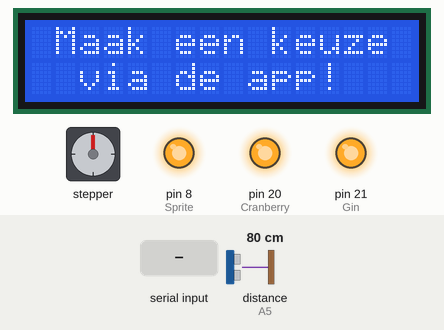
This sketch was run on a simulated Arduino Mega 2560, built with avr-gcc and run on an emulated ATmega2560. Shown: 16×2 character LCD, stepper motor, output pins drawn as LEDs (lit = HIGH). Inputs (shaded band) come from the test bench; at power-on: distance to the obstacle (sensor on A5) 80 cm. The echo pulse lasts 58.3 µs per cm; stepper angles assume 200 steps per turn; pins used as bus, display or sensor lines are not drawn; what the sketch prints to the serial monitor is not drawn.

Above: at 3.0 s.
3.1 s: "n" received over the second serial link
At 3.8 s:
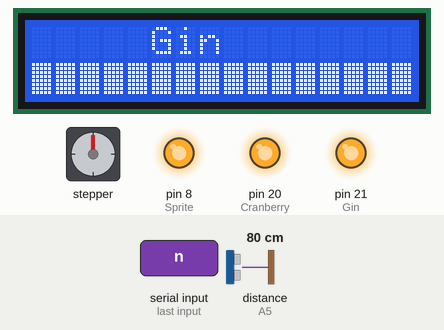
At 4.4 s:
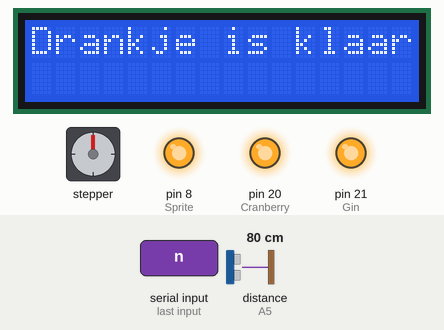
6.1 s: "g" received over the second serial link
At 6.71 s:
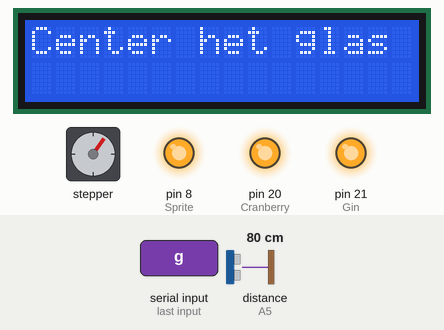
Timing chart, 0 to 18.4 s (numbered marks = the images above; inputs shaded):
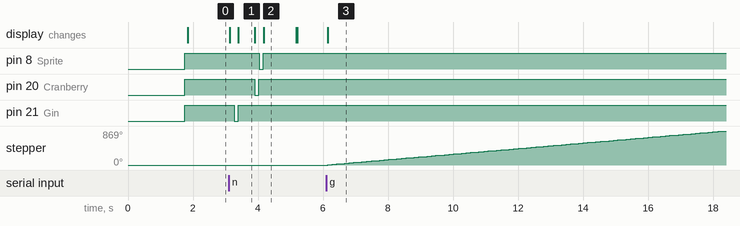

The sketch:

code.ino
```cpp
// Stepper
#include <Stepper.h>                                                    //Gebruik de stepper.h bibliotheek
const int stepsPerRevolution = 200;                                     //Hoeveel stappen worden er gezet in 1 toer? 360°/1,8° = 200
int pos = 0;                                                            //Start bij positie 0°
Stepper myStepper(stepsPerRevolution, 5, 6, 9, 10);                     //Pinnen toekennen voor het sturen van de stepper
boolean moveClockwise = true;                                           //Laat de stepper in wijzersin draaien

// Bluetooth
#include <SoftwareSerial.h>                                             //Gebruik de SoftwareSerial.h bibliotheek
SoftwareSerial EEBlue(0, 1); // RX | TX                                 //Pinnen toekennen voor het sturen en ontvangen van de bluetooth

// LCD
#include <LiquidCrystal_I2C.h>
LiquidCrystal_I2C lcd(0x38, 16, 2);

// Pompen
int Hbrug = 19;
int Vodka = 18;                                                         // Relais 6
int Cranberry = 20;                                                     // Relais 4
int Sprite = 8;                                                         // Relais 3
int Gin = 21 ;                                                          // Relais 5
int Inschakeltijd = 500;                                                // Tijd die tussen de pompen zit

//ultrasoon sensor
int pingPin = A5;
long duration, cm;
long afstand;
int newvalue;
int oldvalue;
int naast;
int midden;

int cocktail;                                                           // De variable gelinkt aan de HC-05
boolean shot;


void setup()
{
  //begin seriële (bluetooth transmissie)
  Serial.begin(9600);
  Serial1.begin(9600);

  //opstart tijd voor brainbox arduino leonardo
  delay(1750);

  // Gebruik poorten 19-23 als OUTPUT
  pinMode(18, OUTPUT);
  pinMode(19, OUTPUT);
  pinMode(20, OUTPUT);
  pinMode(21, OUTPUT);
  pinMode(8, OUTPUT);

  // Relaisbord is laag actief
  digitalWrite(18, HIGH); //LINKSACHTER VODKA
  digitalWrite(19, HIGH);
  digitalWrite(20, HIGH); //RECHTSACHTER CRANBERRY
  digitalWrite(21, HIGH); //RECHTSVOOR GIN
  digitalWrite(8, HIGH ); //LINKSVOOR SPRITE

  // Setup voor LCD
  lcd.init();
  lcd.backlight();
  lcd.setCursor(0, 0);

  // Setup voor Servo
  myStepper.setSpeed(15);
}

void loop()
{
  cocktail = 0;
  if (Serial1.available() > 0 )          //Indien een keuze is gemaakt via de app:
  {
    cocktail = Serial1.read();
    lcd.clear();
    Serial.println("bezig");            //App laten weten dat de cocktail gemaakt wordt
    Serial.println(cocktail);
  }

  else
  {
    lcd.setCursor(1, 0);               //Wachten tot een keuze is gemaakt via de app:
    lcd.print("Maak een keuze");
    lcd.setCursor(2, 1);
    lcd.print("via de app!");
  }
  //---------------------------------------------------------------------------------------------------------------------------------------------------------
  // Cocktails:
  switch (cocktail) {

    //Vodka sprite
    case 'a':
      Ultrasoon(10);
      VodkaPomp(5000);
      GinPomp(3000);
      CranberryPomp(0);
      SpritePomp(0);
      einde();
      break;

    // Tom Collins
    case 'b':
      Ultrasoon(10);
      VodkaPomp(0);
      GinPomp(1000);
      CranberryPomp(0);
      SpritePomp(1000);
      einde();
      break;

    // Vodka Cranberry
    case 'c':
      Ultrasoon(10);
      VodkaPomp(1000);
      GinPomp(0);
      CranberryPomp(1000);
      SpritePomp(0);
      einde();
      break;

    // Cranberry Gin
    case 'd':
      Ultrasoon(10);
      VodkaPomp(0);
      GinPomp(1000);
      CranberryPomp(2000);
      SpritePomp(0);
      einde();
      break;

    // Vodka Shot
    case 'e':
      shot = true;
      VodkaPomp(1000);
      GinPomp(0);
      CranberryPomp(0);
      SpritePomp(0);
      einde();
      break;

    // Gin Shot
    case 'f':
      shot = true;
      VodkaPomp(0);
      GinPomp(1000);
      CranberryPomp(0);
      SpritePomp(0);
      einde();
      break;

    // Custom Cocktail
    case 'g':
      Ultrasoon(10);
      costum();
      einde();
      break;

    // Spoelen
    case 'n':
      VodkaPomp(100);
      GinPomp(100);
      CranberryPomp(100);
      SpritePomp(100);
      einde();
      break;
  }
}
//---------------------------------------------------------------------------------------------------------------------------------------------------------
void Ultrasoon(int afstand) {
  int snelheid = 20;
  lcd.clear();
  lcd.setCursor(0, 0);
  lcd.print("Center het glas");

  while (cm != afstand) {
    digitalWrite(Hbrug, LOW);
    myStepper.step(snelheid);

    pinMode(pingPin, OUTPUT);
    digitalWrite(pingPin, LOW);
    delayMicroseconds(2);
    digitalWrite(pingPin, HIGH);
    delayMicroseconds(5);
    digitalWrite(pingPin, LOW);
    pinMode(pingPin, INPUT);
    duration = pulseIn(pingPin, HIGH);
    cm = duration / 29 / 2;
    Serial.println(cm);
    delay(100);
    if (cm < 10) {
      snelheid = 1;
    }
  }

  digitalWrite(Hbrug, HIGH);
  lcd.clear();
  cm = 0;
}
//---------------------------------------------------------------------------------------------------------------------------------------------------------
void VodkaPomp(int InschakeltijdVodka) {
  int steppercount = 1;
  int getal;
  if (InschakeltijdVodka > 0) {
    Serial.println(InschakeltijdVodka);
    getal = 1;
    if (shot == true)
    {
      while (Serial1.available() == 0)
      {
        lcd.setCursor(0, 0);
        lcd.print("Aantal?");
      }
      if (Serial1.available() > 0 )
      {
        getal = Serial1.parseInt();
        Serial.println(getal);
        if (shot == true) {
          Ultrasoon(11);
        }
      }
    }
    for (int i = 0; i < getal; i++)
    {
      lcd.clear();
      lcd.setCursor(0, 0);
      lcd.print("     Vodka");
      lcd.setCursor(0, 1);
      digitalWrite(Vodka, LOW);
      for (int i = 0; i <= 16; i++)
      {
        lcd.write(255);
        delay(InschakeltijdVodka / 16);
      }
      digitalWrite(Vodka, HIGH);

      if (shot == true and getal > 1)
      {
        if (steppercount < getal)
        {
          digitalWrite(Hbrug, LOW);
          myStepper.step(50);
          delay(1000);
          digitalWrite(Hbrug, HIGH);
          steppercount++;
        }
      }
    }
    lcd.clear();
  }
}
//---------------------------------------------------------------------------------------------------------------------------------------------------------
void GinPomp(int InschakeltijdGin)  {
  int steppercount = 1;
  int getal;
  if (InschakeltijdGin > 0) {
    Serial.println(InschakeltijdGin);
    getal = 1;
    if (shot == true) {
      while (Serial1.available() == 0) {
        lcd.setCursor(0, 0);
        lcd.print("Aantal?");
      }
      if (Serial1.available() > 0 )  {
        getal = Serial1.parseInt();
        Serial.println(getal);
        if (shot == true) {
          Ultrasoon(11);
        }
      }
    }
    for (int i = 0; i < getal; i++)
    {
      lcd.clear();
      lcd.setCursor(0, 0);
      lcd.print("     Gin");
      lcd.setCursor(0, 1);
      digitalWrite(Gin, LOW);
      for (int i = 0; i <= 16; i++)
      {
        lcd.write(255);
        delay(InschakeltijdGin / 16);
      }
      digitalWrite(Gin, HIGH);
      delay(500);
      if (shot == true)
      {
        if (steppercount < getal)
        {
          digitalWrite(Hbrug, LOW);
          myStepper.step(50);
          delay(1000);
          digitalWrite(Hbrug, HIGH);
          steppercount++;
        }
      }
      lcd.clear();
    }
  }
}
//---------------------------------------------------------------------------------------------------------------------------------------------------------
void CranberryPomp(int InschakeltijdCranberry) {
  if (InschakeltijdCranberry > 0)
  {
    lcd.clear();
    lcd.setCursor(0, 0);
    lcd.print("   Cranberry");
    lcd.setCursor(0, 1);
    digitalWrite(Cranberry, LOW);
    for (int i = 0; i <= 16; i++)
    {
      lcd.write(255);
      delay(InschakeltijdCranberry / 16);
    }
    digitalWrite(Cranberry, HIGH);
    lcd.clear();
  }
}
//---------------------------------------------------------------------------------------------------------------------------------------------------------
void SpritePomp(int InschakeltijdSprite)  {
  if (InschakeltijdSprite > 0) {
    {
      lcd.clear();
      lcd.setCursor(0, 0);
      lcd.print("     Sprite");
      Serial.println("Sprite");
      lcd.setCursor(0, 1);
      digitalWrite(Sprite, LOW);
      for (int i = 0; i <= 16; i++)
      {
        lcd.write(255);
        delay(InschakeltijdSprite / 16);
      }
      digitalWrite(Sprite, HIGH);
      lcd.clear();
    }
  }
}
//---------------------------------------------------------------------------------------------------------------------------------------------------------
void costum()
{
  int drank = 0;
  int lcdteller = 0;
  lcd.clear();
  lcd.setCursor(0, 0);
  lcd.print("    Max drank");
  while (drank != 'z')
  {
    if (Serial1.available() > 0 )
    {
      drank = Serial1.read();
      Serial.println(drank);

      switch (drank) {
        case 'h':
          digitalWrite(Vodka, LOW);
          break;
        case 'i':
          digitalWrite(Gin, LOW);
          break;
        case 'j':
          digitalWrite(Sprite, LOW);
          break;
        case 'k':
          digitalWrite(Cranberry, LOW);
          break;
        case 'l':
          if (lcdteller <= 16)
          {
            lcd.setCursor(lcdteller, 1);
            lcd.write(255);
            lcdteller++;
          }
          break;

        case 'm':
          digitalWrite(Vodka, HIGH);
          digitalWrite(Gin, HIGH);
          digitalWrite(Sprite, HIGH);
          digitalWrite(Cranberry, HIGH);
          break;
      }
    }
  }
  lcd.clear();
  drank = 0;
}
//---------------------------------------------------------------------------------------------------------------------------------------------------------
void einde()
{
  Serial1.write("klaar");
  lcd.clear();
  lcd.print("Drankje is klaar!");
  digitalWrite(22, HIGH);
  delay(1000);
  lcd.clear();
}
```

Measured:
- after the input at 3.1 s, pin 8 (Sprite): HIGH → LOW after 0.94 s, → HIGH 0.12 s later; pin 20 (Cranberry): HIGH → LOW after 0.81 s, → HIGH 0.12 s later; pin 21 (Gin): HIGH → LOW after 0.17 s, → HIGH 0.12 s later; the display: first changes at once (image 1 shows a later state)
- after the input at 6.1 s, stepper: keeps turning clockwise at about 71°/s, starting at once; the display: changes at once (image 3)
- what the display in image 1 shows lasts 0.5 s, from 3.4 s to 3.9 s
- what the display in image 2 shows lasts 1.0 s, from 4.2 s to 5.2 s
